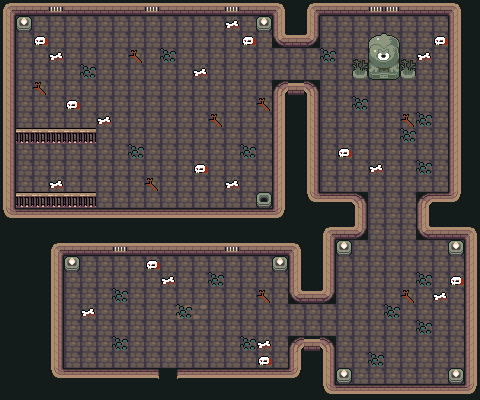

This is a level from a 2D game, rendered from its Tiled map with the project's own tilesets. A one-line summary and the map file follow, with tile-layer data summarised:
An orthogonal 30x25 tile map with 16x16 px tiles, 3 tile layers (Tile Layer 1, Base, Tile Layer 3), 6 tilesets and 26 objects (7x CYCLOPE, 4x SKELETON, 2x BEGIN_FOREST, CHEST).

<map version="1.10" tiledversion="1.10.2" orientation="orthogonal" renderorder="right-down" width="30" height="25" tilewidth="16" tileheight="16" infinite="0" nextlayerid="11" nextobjectid="30">
 <tileset firstgid="1" name="WallSimple" tilewidth="16" tileheight="16" tilecount="110" columns="10">
  <image source="../Backgrounds/Tilesets/Interior/TilesetWallSimple.png" width="160" height="176" />
 </tileset>
 <tileset firstgid="111" name="InteriorFloor" tilewidth="16" tileheight="16" tilecount="374" columns="22">
  <image source="../Backgrounds/Tilesets/Interior/TilesetInteriorFloor.png" width="352" height="272" />
 </tileset>
 <tileset firstgid="485" source="Floor.tsx" />
 <tileset firstgid="1057" source="Dungeon.tsx" />
 <tileset firstgid="1105" source="tileset.tsx" />
 <tileset firstgid="2225" name="House" tilewidth="16" tileheight="16" tilecount="759" columns="33">
  <image source="../Backgrounds/Tilesets/TilesetHouse.png" width="528" height="368" />
 </tileset>
 <layer id="1" name="Tile Layer 1" width="30" height="25">
  <data>[750 cells, 750 non-empty, 4 distinct tile ids]</data>
 </layer>
 <layer id="3" name="Base" width="30" height="25">
  <data>[750 cells, 649 non-empty, 18 distinct tile ids]</data>
 </layer>
 <layer id="4" name="Tile Layer 3" width="30" height="25">
  <data>[750 cells, 76 non-empty, 15 distinct tile ids]</data>
 </layer>
 <objectgroup id="6" name="hide">
  <object id="5" gid="2853" x="368" y="48" width="16" height="16" />
  <object id="6" gid="2854" x="384" y="48" width="16" height="16" />
  <object id="7" gid="2886" x="368" y="64" width="16" height="16" />
  <object id="8" gid="2887" x="384" y="64" width="16" height="16" />
  <object id="9" gid="2860" x="352" y="64" width="16" height="16" />
  <object id="10" gid="2893" x="352" y="80" width="16" height="16" />
  <object id="11" gid="2860" x="400" y="64" width="16" height="16" />
  <object id="12" gid="2893" x="400" y="80" width="16" height="16" />
 </objectgroup>
 <objectgroup id="7" name="playerStartPosition">
  <object id="13" name="BEGIN_FOREST" x="169" y="348">
   <point />
  </object>
 </objectgroup>
 <objectgroup id="8" name="door">
  <object id="14" name="BEGIN_FOREST" gid="54" x="160" y="384" width="16" height="16" />
 </objectgroup>
 <objectgroup id="9" name="enemy">
  <object id="15" name="SKELETON" x="105.5" y="286">
   <point />
  </object>
  <object id="16" name="SKELETON" x="249.5" y="319">
   <point />
  </object>
  <object id="17" name="CYCLOPE" x="392.667" y="276">
   <point />
  </object>
  <object id="18" name="SKELETON" x="427.333" y="335.333">
   <point />
  </object>
  <object id="19" name="CYCLOPE" x="346" y="130">
   <point />
  </object>
  <object id="20" name="CYCLOPE" x="428.667" y="126.667">
   <point />
  </object>
  <object id="21" name="CYCLOPE" x="234.667" y="80">
   <point />
  </object>
  <object id="22" name="CYCLOPE" x="70.6667" y="79.3333">
   <point />
  </object>
  <object id="23" name="CYCLOPE" x="230" y="191.333">
   <point />
  </object>
  <object id="24" name="SKELETON" x="148.667" y="128.667">
   <point />
  </object>
  <object id="25" name="CYCLOPE" x="102" y="176.667">
   <point />
  </object>
 </objectgroup>
 <objectgroup id="5" name="gameObjects">
  <object id="4" name="CHEST" gid="1228" x="48" y="176" width="16" height="16" />
 </objectgroup>
 <objectgroup id="10" name="collision">
  <object id="26" x="176" y="384">
   <polygon points="0,0 0,-16 112,-16 112,-48 160,-48 160,-16 176,-16 176,0 272,0 272,-16 288,-16 288,-128 272,-128 272,-144 240,-144 240,-192 272,-192 272,-368 144,-368 144,-336 96,-336 96,-352 80,-352 80,-368 -144,-368 -144,-352 -160,-352 -160,-176 80,-176 80,-192 96,-192 96,-304 144,-304 144,-192 192,-192 192,-144 176,-144 176,-128 160,-128 160,-80 112,-80 112,-112 96,-112 96,-128 -96,-128 -96,-112 -112,-112 -112,-16 -16,-16 -16,0 -160,0 -128,-160 128,-144 96,-160 -168,-165 -166,-378 109,-372.5 114,-362 130.5,-378 280,-375.5 283,-181 297,-125.5 296.5,5.5 142.5,8.5" />
  </object>
  <object id="27" x="16" y="128">
   <polygon points="0,0 80,0 80,16 0,16" />
  </object>
  <object id="28" x="16" y="192">
   <polygon points="0,0 80,0 80,16 0,16" />
  </object>
  <object id="29" x="352" y="64">
   <polygon points="0,0 16,0 16,-16 48,-16 48,0 64,0 64,16 0,16" />
  </object>
 </objectgroup>
</map>
